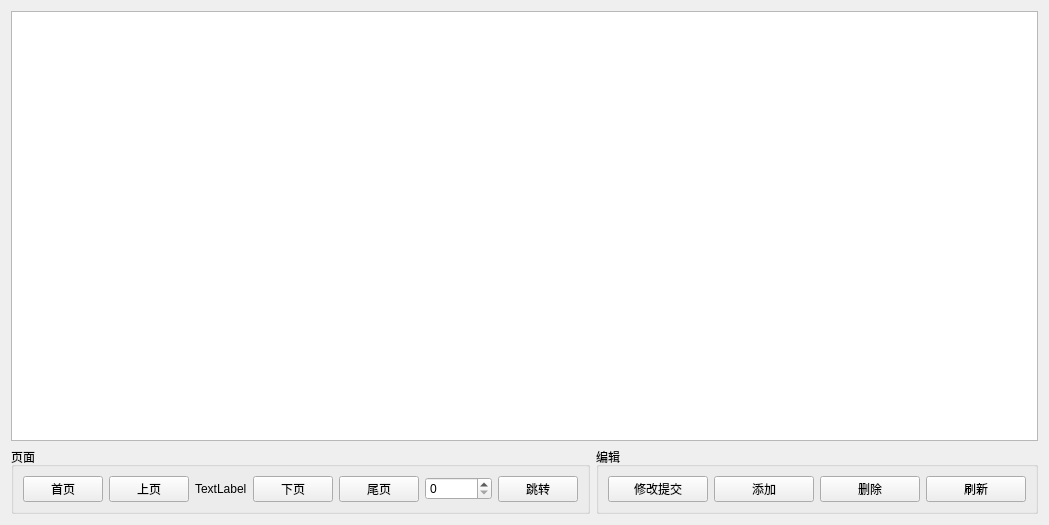
<?xml version="1.0" encoding="UTF-8"?>
<ui version="4.0">
 <class>mytable</class>
 <widget class="QWidget" name="mytable">
  <property name="geometry">
   <rect>
    <x>0</x>
    <y>0</y>
    <width>1049</width>
    <height>525</height>
   </rect>
  </property>
  <property name="windowTitle">
   <string>Form</string>
  </property>
  <layout class="QVBoxLayout" name="verticalLayout">
   <item>
    <widget class="QTableView" name="tableView"/>
   </item>
   <item>
    <layout class="QHBoxLayout" name="horizontalLayout">
     <property name="sizeConstraint">
      <enum>QLayout::SetDefaultConstraint</enum>
     </property>
     <item>
      <widget class="QGroupBox" name="groupBox">
       <property name="title">
        <string>页面</string>
       </property>
       <layout class="QHBoxLayout" name="horizontalLayout_2">
        <item>
         <widget class="QPushButton" name="firstButton">
          <property name="text">
           <string>首页</string>
          </property>
         </widget>
        </item>
        <item>
         <widget class="QPushButton" name="pastButton">
          <property name="text">
           <string>上页</string>
          </property>
         </widget>
        </item>
        <item>
         <widget class="QLabel" name="pagelabel">
          <property name="text">
           <string>TextLabel</string>
          </property>
         </widget>
        </item>
        <item>
         <widget class="QPushButton" name="nextButton">
          <property name="text">
           <string>下页</string>
          </property>
         </widget>
        </item>
        <item>
         <widget class="QPushButton" name="lastButton">
          <property name="text">
           <string>尾页</string>
          </property>
         </widget>
        </item>
        <item>
         <widget class="QSpinBox" name="pageBox">
          <property name="maximum">
           <number>1000000</number>
          </property>
         </widget>
        </item>
        <item>
         <widget class="QPushButton" name="jumpButton">
          <property name="text">
           <string>跳转</string>
          </property>
         </widget>
        </item>
       </layout>
      </widget>
     </item>
     <item>
      <widget class="QGroupBox" name="groupBox_2">
       <property name="sizePolicy">
        <sizepolicy hsizetype="Preferred" vsizetype="Preferred">
         <horstretch>0</horstretch>
         <verstretch>0</verstretch>
        </sizepolicy>
       </property>
       <property name="title">
        <string>编辑</string>
       </property>
       <layout class="QHBoxLayout" name="horizontalLayout_4">
        <item>
         <widget class="QPushButton" name="submitButton">
          <property name="text">
           <string>修改提交</string>
          </property>
         </widget>
        </item>
        <item>
         <widget class="QPushButton" name="addButton">
          <property name="text">
           <string>添加</string>
          </property>
         </widget>
        </item>
        <item>
         <widget class="QPushButton" name="delButton">
          <property name="text">
           <string>删除</string>
          </property>
         </widget>
        </item>
        <item>
         <widget class="QPushButton" name="flushButton">
          <property name="text">
           <string>刷新</string>
          </property>
         </widget>
        </item>
       </layout>
      </widget>
     </item>
    </layout>
   </item>
  </layout>
 </widget>
 <resources/>
 <connections/>
</ui>
